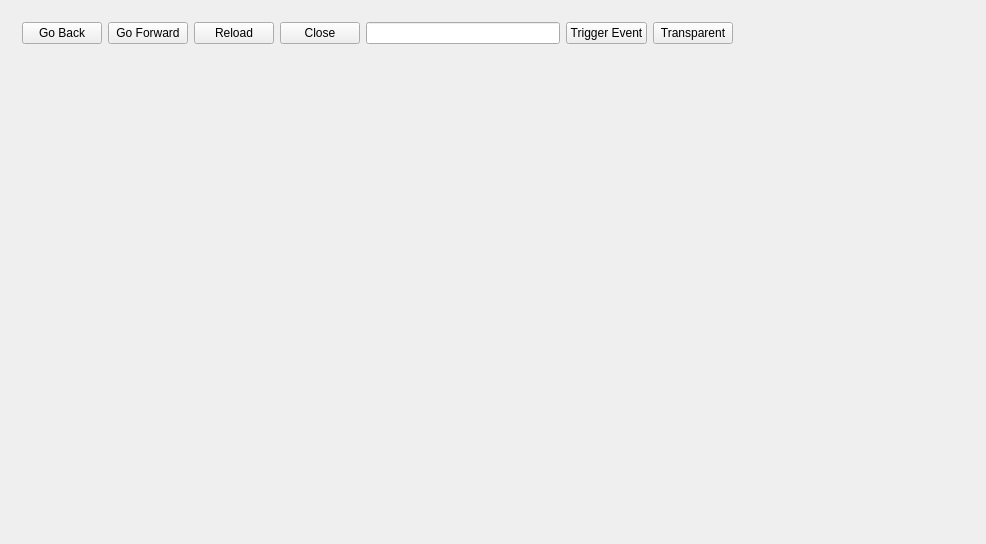
<?xml version="1.0" encoding="UTF-8"?>
<ui version="4.0">
 <class>QCefViewTestClass</class>
 <widget class="QMainWindow" name="QCefViewTestClass">
  <property name="geometry">
   <rect>
    <x>0</x>
    <y>0</y>
    <width>986</width>
    <height>544</height>
   </rect>
  </property>
  <property name="windowTitle">
   <string>QCefViewTest</string>
  </property>
  <widget class="QWidget" name="centralWidget">
   <property name="styleSheet">
    <string notr="true"/>
   </property>
   <layout class="QGridLayout" name="gridLayout">
    <item row="0" column="0">
     <widget class="QWidget" name="widgetNavigationbar" native="true">
      <property name="maximumSize">
       <size>
        <width>16777215</width>
        <height>100</height>
       </size>
      </property>
      <layout class="QHBoxLayout" name="horizontalLayout">
       <item>
        <widget class="QPushButton" name="pushButtonGoBack">
         <property name="text">
          <string>Go Back</string>
         </property>
        </widget>
       </item>
       <item>
        <widget class="QPushButton" name="pushButtonGoForward">
         <property name="text">
          <string>Go Forward</string>
         </property>
        </widget>
       </item>
       <item>
        <widget class="QPushButton" name="pushButtonReloadOrStop">
         <property name="text">
          <string>Reload</string>
         </property>
        </widget>
       </item>
       <item>
        <widget class="QPushButton" name="pushButtonClose">
         <property name="text">
          <string>Close</string>
         </property>
        </widget>
       </item>
       <item>
        <widget class="QLineEdit" name="lineEditUrl"/>
       </item>
       <item>
        <widget class="QPushButton" name="pushButtonTriggerEvent">
         <property name="text">
          <string>Trigger Event</string>
         </property>
        </widget>
       </item>
       <item>
        <widget class="QPushButton" name="pushButtonTransparent">
         <property name="text">
          <string>Transparent</string>
         </property>
        </widget>
       </item>
       <item>
        <spacer name="horizontalSpacer">
         <property name="orientation">
          <enum>Qt::Horizontal</enum>
         </property>
         <property name="sizeHint" stdset="0">
          <size>
           <width>231</width>
           <height>20</height>
          </size>
         </property>
        </spacer>
       </item>
      </layout>
     </widget>
    </item>
    <item row="1" column="0">
     <widget class="QCefView" name="widgetCef" native="true">
      <property name="sizePolicy">
       <sizepolicy hsizetype="Expanding" vsizetype="Expanding">
        <horstretch>0</horstretch>
        <verstretch>0</verstretch>
       </sizepolicy>
      </property>
     </widget>
    </item>
   </layout>
  </widget>
 </widget>
 <layoutdefault spacing="6" margin="11"/>
 <customwidgets>
  <customwidget>
   <class>QCefView</class>
   <extends>QWidget</extends>
   <header>qcefview.h</header>
   <container>1</container>
  </customwidget>
 </customwidgets>
 <resources>
  <include location="qcefviewtest.qrc"/>
 </resources>
 <connections/>
</ui>
